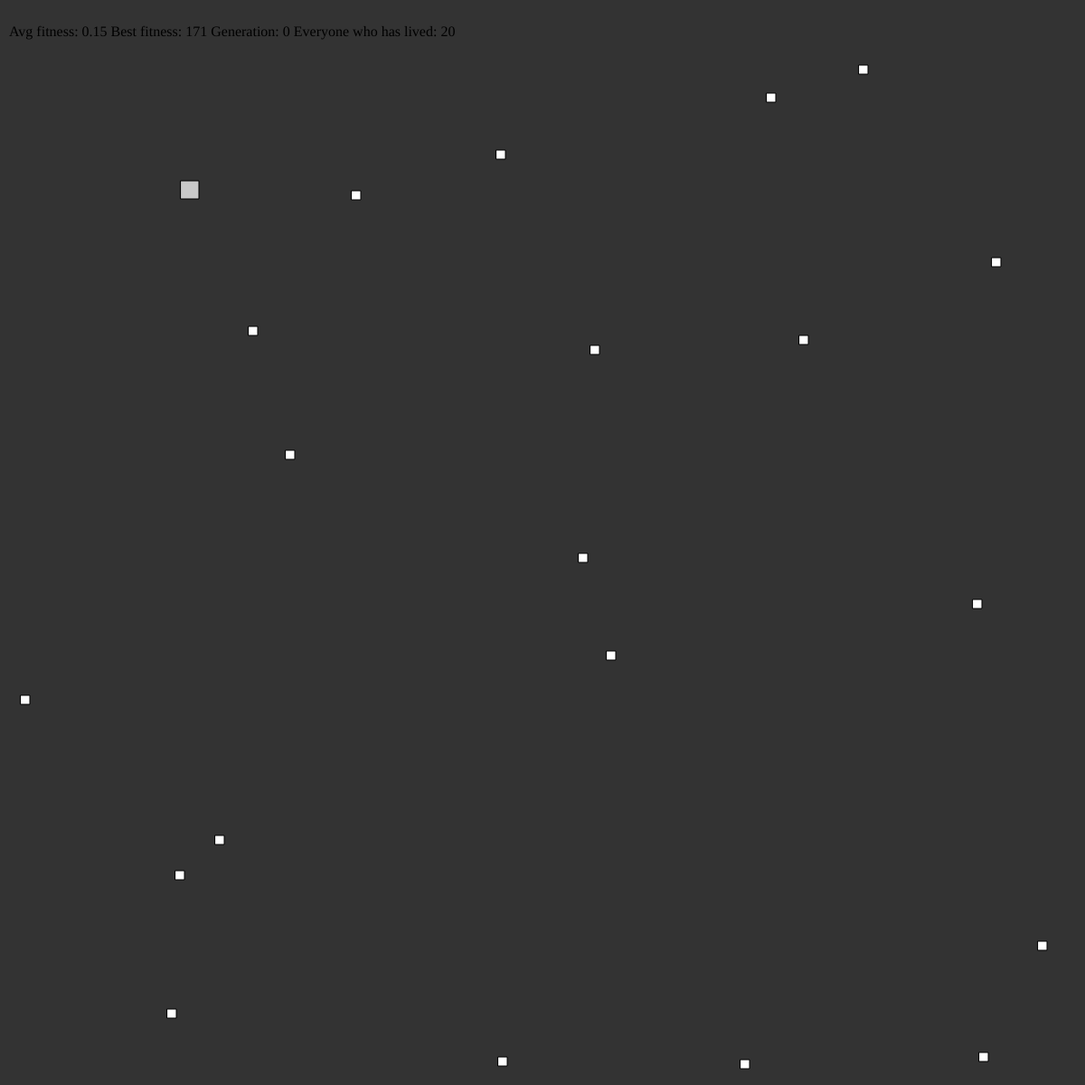
Frame 1 (no input)
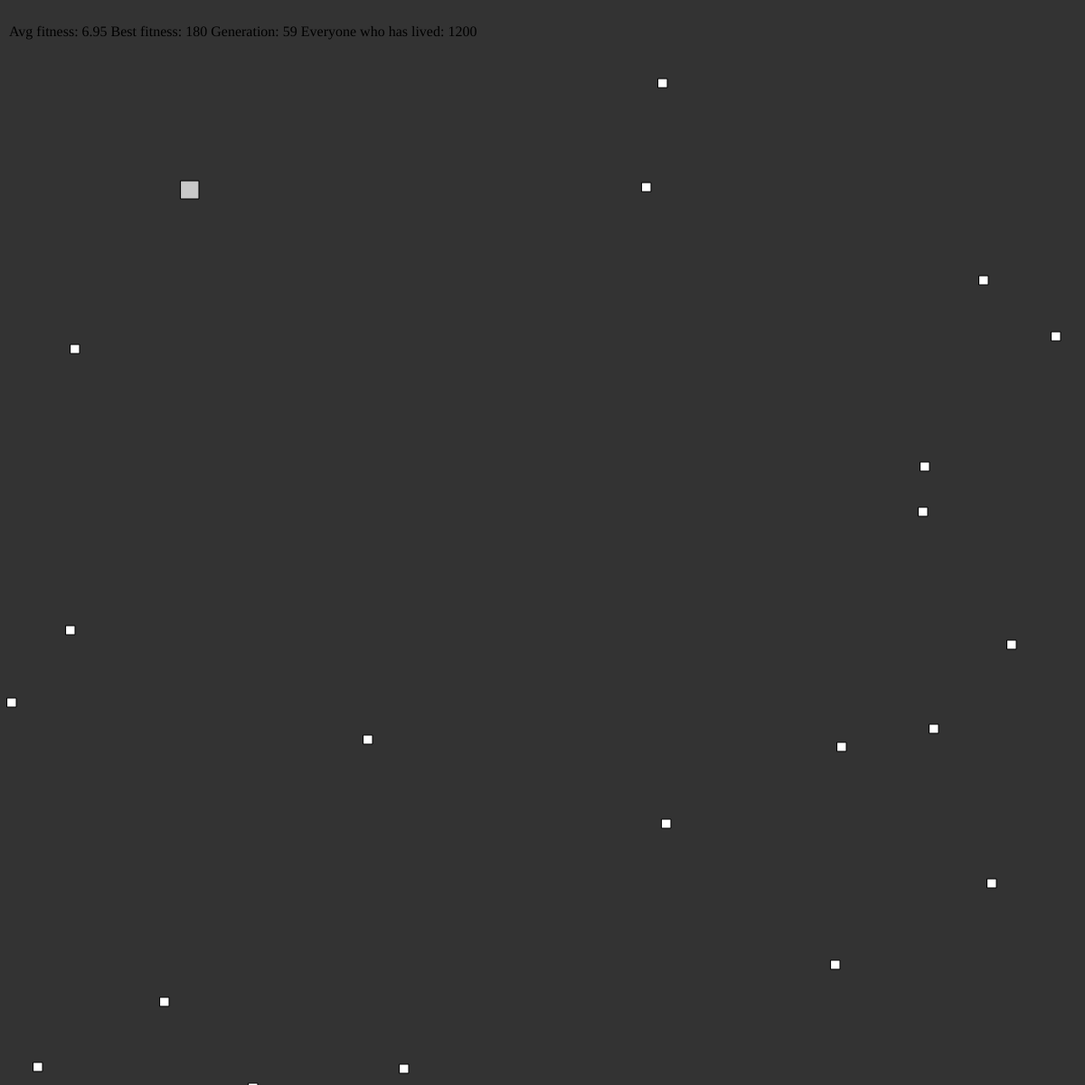
Frame 60 (no input)
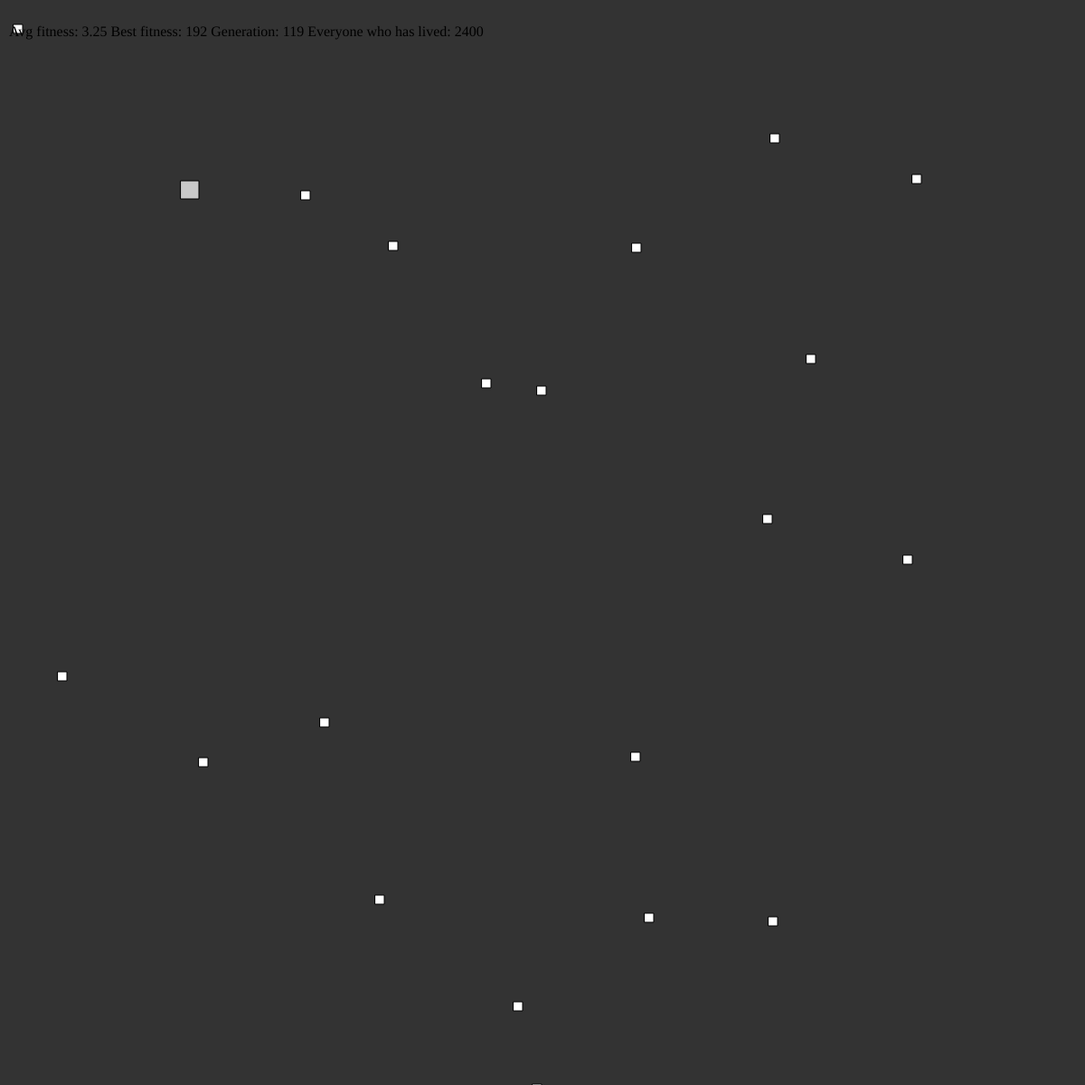
Frame 120 (the mouse pressed at the canvas centre since frame 60)

The p5.js sketch that drew these frames (run headless with seeded random() and noise() and a simulated clock; from frame 60 on, the mouse is pressed at the canvas centre):

// p5.js sketch
// ── sketch.js
let totalPopulation = 20;
let generations = 0;
let mutationRisk = 0.01;
let population;
let matingPool;
let finished = false;
let cordsTarget = [200, 200];
let totaltFitness;

let everyoneWhoHasLived = 0;
let bestFitness = 0;

function setup() {
    display = createP("STARTING");
    display.class("results");
    display.position(10, 10)

    population = [];
    createCanvas(1200, 1200);

    for (let i = 0; i < totalPopulation; i++) {
        cell = new DNA(2);
        population.push(cell);
        everyoneWhoHasLived++;
    }
    console.log(population);


}

function draw() {
    background(51);

    fill(200);
    rect(cordsTarget[0], cordsTarget[1], 20, 20);

    if (finished === false) {

        for (let i = 0; i < population.length; i++) {
            population[i].show();
            population[i].calcFitness(cordsTarget);
            totaltFitness =+ population[i].fitness;
            if(population[i].fitness > bestFitness) bestFitness = population[i].fitness;
        }
        textFont("Courier");
        display.html("Avg fitness: " + totaltFitness / population.length +  "   Best fitness: " + bestFitness + "   Generation: " + generations + " Everyone who has lived: " + everyoneWhoHasLived);
        matingPool = [];
        for (let i = 0; i < population.length; i++) {
            let element = Math.floor(population[i].fitness);
            for (let x = 0; x < element; x++) {
                matingPool.push(population[i]);
            }
        }
        console.log(matingPool);

        generations++;

        for (let i = 0; i < population.length; i++) {
            let pA = Math.floor(Math.random() * matingPool.length);
            let pB = Math.floor(Math.random() * matingPool.length);
            parentA = matingPool[pA];
            parentB = matingPool[pB];

            let child = parentA.crossOver(parentB);
            child.mutate(mutationRisk);
            population[i] = child;
            everyoneWhoHasLived++;
            if (dist(cordsTarget[0], cordsTarget[1], child.x, child.y) < 5) {
                console.log("Everyone who has lived: " + everyoneWhoHasLived);
                return finished = true;
            }
        }
    }
}















class Snake {
    constructor() {
        this.x = 0;
        this.y = 0;
        this.xspeed = 1;
        this.yspeed = 0;
    }

    update() {
        this.x = this.x + this.xspeed;
        this.y = this.y + this.yspeed;
    }
    dir(x, y) {
        this.xspeed = x;
        this.yspeed = y;
    }
    show() {
        fill(255);
        rect(this.x, this.y, 10, 10);
    }
}
// ── DNA.js
generateRandom = () => {

    let random = Math.floor(Math.random() * 1200);

    return random;

}
class DNA {
    constructor(num) {
        this.genes = [];
        this.x = generateRandom();
        this.y = generateRandom();
        this.xspeed = 1;
        this.yspeed = 0;
        this.fitness = 0;
        for (let i = 0; i < num; i++) {
            this.genes[i] = generateRandom();
        }
    }
    show() {
        fill(255);
        rect(this.x, this.y, 10, 10);
    }

    calcFitness(cords) { // CALCULATE THE FITNESS
        let score = 0; //SETS UP SCORE VARIABLE
        let d  = dist(cords[0], cords[1], this.x, this.y);


        for(let i = 0; i < d; i++){
            if(i < d) score++;
        }
        score = score / 100;
        score = score * score;
        this.fitness = Math.floor(score);

    }
    crossOver(partner) {
        let Child = new DNA(2);
        Child.genes[0] = partner.genes[Math.floor(Math.random())];
        Child.genes[1] = this.genes[Math.floor(Math.random())];
        console.log("Partner 1 genes" + partner.genes, "    Partner 2 genes "+ this.genes);
        console.log("Child genes: " + Child.genes);
        // let midPoint = this.genes.length / 2;
        // for (let i = 0; i < this.genes.length; i++) {
        //     if (i < midPoint) Child.genes[i] = this.genes[i];
        //     else Child.genes[i] = partner.genes[i];
        // }
        return Child;
    }

    mutate(rate) {
        for (let i = 0; i < this.genes.length; i++) {
            if (Math.random() < rate) {
                console.log("A CELL WAS MUTATED");
                this.genes[i] = generateRandom();
            }
        }
    }
}
